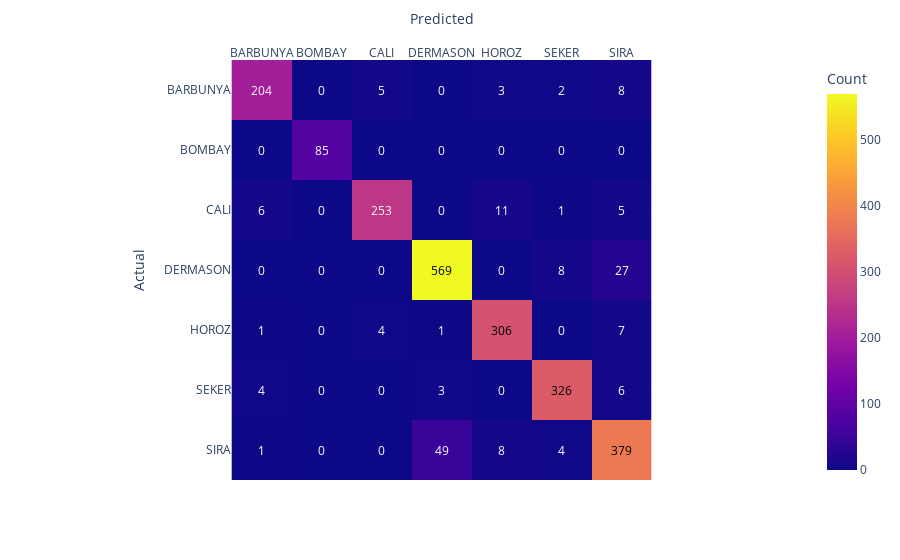

The cell this chart's notebook holds for it:
### Markdown cell above
### 6.7 XGBOOST

### Code cell
from xgboost import XGBClassifier
xgb = XGBClassifier(subsample=0.8, nestimators=300, ma_depth=7, learning_rate=0.1, gamma=0.1, colsample_bytree=0.5)
param_grid = {
    'n_estimators': [100, 200, 300],  # Number of boosting rounds
    'max_depth': [3, 5, 7],  # Maximum depth of the tree
    'learning_rate': [0.01, 0.1, 0.3],  # Step size shrinkage used in update to prevent overfitting
    'subsample': [0.5, 0.8, 1.0],  # Subsample ratio of the training instance
    'colsample_bytree': [0.5, 0.8, 1.0],  # Subsample ratio of columns when constructing each tree
    'gamma': [0, 0.1, 0.2]  # Minimum loss reduction required to make a further partition on a leaf node of the tree
}
train_evaluate_encoded2(xgb, param_grid, X_train, y_encoded2, X_val, y_val_encoded2, cv=5)

### Figure 1 — Plotly figure (JSON) as saved in the notebook; plotly's stock layout.template omitted (floating-point values rounded to 4 significant figures)
{"data": [{"coloraxis": "coloraxis", "hovertemplate": "Predicted: %{x}<br>Actual: %{y}<br>Count: %{z}<extra></extra>", "name": "0", "type": "heatmap", "x": ["BARBUNYA", "BOMBAY", "CALI", "DERMASON", "HOROZ", "SEKER", "SIRA"], "xaxis": "x", "y": ["BARBUNYA", "BOMBAY", "CALI", "DERMASON", "HOROZ", "SEKER", "SIRA"], "yaxis": "y", "z": [[204, 0, 5, 0, 3, 2, 8], [0, 85, 0, 0, 0, 0, 0], [6, 0, 253, 0, 11, 1, 5], [0, 0, 0, 569, 0, 8, 27], [1, 0, 4, 1, 306, 0, 7], [4, 0, 0, 3, 0, 326, 6], [1, 0, 0, 49, 8, 4, 379]]}], "layout": {"annotations": [{"font": {"color": "white"}, "showarrow": false, "text": "204", "x": "BARBUNYA", "y": "BARBUNYA"}, {"font": {"color": "white"}, "showarrow": false, "text": "0", "x": "BOMBAY", "y": "BARBUNYA"}, {"font": {"color": "white"}, "showarrow": false, "text": "5", "x": "CALI", "y": "BARBUNYA"}, {"font": {"color": "white"}, "showarrow": false, "text": "0", "x": "DERMASON", "y": "BARBUNYA"}, {"font": {"color": "white"}, "showarrow": false, "text": "3", "x": "HOROZ", "y": "BARBUNYA"}, {"font": {"color": "white"}, "showarrow": false, "text": "2", "x": "SEKER", "y": "BARBUNYA"}, {"font": {"color": "white"}, "showarrow": false, "text": "8", "x": "SIRA", "y": "BARBUNYA"}, {"font": {"color": "white"}, "showarrow": false, "text": "0", "x": "BARBUNYA", "y": "BOMBAY"}, {"font": {"color": "white"}, "showarrow": false, "text": "85", "x": "BOMBAY", "y": "BOMBAY"}, {"font": {"color": "white"}, "showarrow": false, "text": "0", "x": "CALI", "y": "BOMBAY"}, {"font": {"color": "white"}, "showarrow": false, "text": "0", "x": "DERMASON", "y": "BOMBAY"}, {"font": {"color": "white"}, "showarrow": false, "text": "0", "x": "HOROZ", "y": "BOMBAY"}, {"font": {"color": "white"}, "showarrow": false, "text": "0", "x": "SEKER", "y": "BOMBAY"}, {"font": {"color": "white"}, "showarrow": false, "text": "0", "x": "SIRA", "y": "BOMBAY"}, {"font": {"color": "white"}, "showarrow": false, "text": "6", "x": "BARBUNYA", "y": "CALI"}, {"font": {"color": "white"}, "showarrow": false, "text": "0", "x": "BOMBAY", "y": "CALI"}, {"font": {"color": "white"}, "showarrow": false, "text": "253", "x": "CALI", "y": "CALI"}, {"font": {"color": "white"}, "showarrow": false, "text": "0", "x": "DERMASON", "y": "CALI"}, {"font": {"color": "white"}, "showarrow": false, "text": "11", "x": "HOROZ", "y": "CALI"}, {"font": {"color": "white"}, "showarrow": false, "text": "1", "x": "SEKER", "y": "CALI"}, {"font": {"color": "white"}, "showarrow": false, "text": "5", "x": "SIRA", "y": "CALI"}, {"font": {"color": "white"}, "showarrow": false, "text": "0", "x": "BARBUNYA", "y": "DERMASON"}, {"font": {"color": "white"}, "showarrow": false, "text": "0", "x": "BOMBAY", "y": "DERMASON"}, {"font": {"color": "white"}, "showarrow": false, "text": "0", "x": "CALI", "y": "DERMASON"}, {"font": {"color": "black"}, "showarrow": false, "text": "569", "x": "DERMASON", "y": "DERMASON"}, {"font": {"color": "white"}, "showarrow": false, "text": "0", "x": "HOROZ", "y": "DERMASON"}, {"font": {"color": "white"}, "showarrow": false, "text": "8", "x": "SEKER", "y": "DERMASON"}, {"font": {"color": "white"}, "showarrow": false, "text": "27", "x": "SIRA", "y": "DERMASON"}, {"font": {"color": "white"}, "showarrow": false, "text": "1", "x": "BARBUNYA", "y": "HOROZ"}, {"font": {"color": "white"}, "showarrow": false, "text": "0", "x": "BOMBAY", "y": "HOROZ"}, {"font": {"color": "white"}, "showarrow": false, "text": "4", "x": "CALI", "y": "HOROZ"}, {"font": {"color": "white"}, "showarrow": false, "text": "1", "x": "DERMASON", "y": "HOROZ"}, {"font": {"color": "black"}, "showarrow": false, "text": "306", "x": "HOROZ", "y": "HOROZ"}, {"font": {"color": "white"}, "showarrow": false, "text": "0", "x": "SEKER", "y": "HOROZ"}, {"font": {"color": "white"}, "showarrow": false, "text": "7", "x": "SIRA", "y": "HOROZ"}, {"font": {"color": "white"}, "showarrow": false, "text": "4", "x": "BARBUNYA", "y": "SEKER"}, {"font": {"color": "white"}, "showarrow": false, "text": "0", "x": "BOMBAY", "y": "SEKER"}, {"font": {"color": "white"}, "showarrow": false, "text": "0", "x": "CALI", "y": "SEKER"}, {"font": {"color": "white"}, "showarrow": false, "text": "3", "x": "DERMASON", "y": "SEKER"}, {"font": {"color": "white"}, "showarrow": false, "text": "0", "x": "HOROZ", "y": "SEKER"}, {"font": {"color": "black"}, "showarrow": false, "text": "326", "x": "SEKER", "y": "SEKER"}, {"font": {"color": "white"}, "showarrow": false, "text": "6", "x": "SIRA", "y": "SEKER"}, {"font": {"color": "white"}, "showarrow": false, "text": "1", "x": "BARBUNYA", "y": "SIRA"}, {"font": {"color": "white"}, "showarrow": false, "text": "0", "x": "BOMBAY", "y": "SIRA"}, {"font": {"color": "white"}, "showarrow": false, "text": "0", "x": "CALI", "y": "SIRA"}, {"font": {"color": "white"}, "showarrow": false, "text": "49", "x": "DERMASON", "y": "SIRA"}, {"font": {"color": "white"}, "showarrow": false, "text": "8", "x": "HOROZ", "y": "SIRA"}, {"font": {"color": "white"}, "showarrow": false, "text": "4", "x": "SEKER", "y": "SIRA"}, {"font": {"color": "black"}, "showarrow": false, "text": "379", "x": "SIRA", "y": "SIRA"}], "coloraxis": {"colorbar": {"title": {"text": "Count"}}, "colorscale": [[0, "#0d0887"], [0.1111, "#46039f"], [0.2222, "#7201a8"], [0.3333, "#9c179e"], [0.4444, "#bd3786"], [0.5556, "#d8576b"], [0.6667, "#ed7953"], [0.7778, "#fb9f3a"], [0.8889, "#fdca26"], [1, "#f0f921"]]}, "margin": {"t": 60}, "xaxis": {"anchor": "y", "constrain": "domain", "domain": [0, 1], "scaleanchor": "y", "side": "top", "title": {"text": "Predicted"}}, "yaxis": {"anchor": "x", "autorange": "reversed", "constrain": "domain", "domain": [0, 1], "title": {"text": "Actual"}}}}
